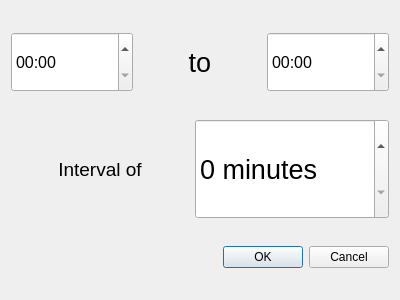
<?xml version="1.0" encoding="UTF-8"?>
<ui version="4.0">
 <class>NewSchedule</class>
 <widget class="QDialog" name="NewSchedule">
  <property name="geometry">
   <rect>
    <x>0</x>
    <y>0</y>
    <width>400</width>
    <height>300</height>
   </rect>
  </property>
  <property name="windowTitle">
   <string>Dialog</string>
  </property>
  <layout class="QVBoxLayout" name="verticalLayout">
   <item>
    <layout class="QHBoxLayout" name="horizontalLayout">
     <item>
      <widget class="QTimeEdit" name="fromTimeEdit">
       <property name="minimumSize">
        <size>
         <width>100</width>
         <height>60</height>
        </size>
       </property>
       <property name="font">
        <font>
         <pointsize>12</pointsize>
        </font>
       </property>
       <property name="displayFormat">
        <string>hh:mm</string>
       </property>
      </widget>
     </item>
     <item>
      <widget class="QLabel" name="label">
       <property name="font">
        <font>
         <pointsize>20</pointsize>
        </font>
       </property>
       <property name="text">
        <string>to</string>
       </property>
       <property name="alignment">
        <set>Qt::AlignCenter</set>
       </property>
      </widget>
     </item>
     <item>
      <widget class="QTimeEdit" name="toTimeEdit">
       <property name="minimumSize">
        <size>
         <width>100</width>
         <height>60</height>
        </size>
       </property>
       <property name="font">
        <font>
         <pointsize>12</pointsize>
        </font>
       </property>
       <property name="displayFormat">
        <string>hh:mm</string>
       </property>
       <property name="time">
        <time>
         <hour>0</hour>
         <minute>0</minute>
         <second>0</second>
        </time>
       </property>
      </widget>
     </item>
    </layout>
   </item>
   <item>
    <layout class="QHBoxLayout" name="horizontalLayout_2">
     <item>
      <widget class="QLabel" name="label_2">
       <property name="font">
        <font>
         <pointsize>14</pointsize>
        </font>
       </property>
       <property name="text">
        <string>Interval of</string>
       </property>
       <property name="alignment">
        <set>Qt::AlignCenter</set>
       </property>
      </widget>
     </item>
     <item>
      <widget class="QSpinBox" name="intervalSpinBox">
       <property name="minimumSize">
        <size>
         <width>75</width>
         <height>100</height>
        </size>
       </property>
       <property name="font">
        <font>
         <pointsize>20</pointsize>
        </font>
       </property>
       <property name="suffix">
        <string> minutes</string>
       </property>
       <property name="maximum">
        <number>1440</number>
       </property>
       <property name="singleStep">
        <number>15</number>
       </property>
      </widget>
     </item>
    </layout>
   </item>
   <item>
    <widget class="QDialogButtonBox" name="buttonBox">
     <property name="orientation">
      <enum>Qt::Horizontal</enum>
     </property>
     <property name="standardButtons">
      <set>QDialogButtonBox::Cancel|QDialogButtonBox::Ok</set>
     </property>
    </widget>
   </item>
  </layout>
 </widget>
 <resources/>
 <connections>
  <connection>
   <sender>buttonBox</sender>
   <signal>accepted()</signal>
   <receiver>NewSchedule</receiver>
   <slot>accept()</slot>
   <hints>
    <hint type="sourcelabel">
     <x>248</x>
     <y>254</y>
    </hint>
    <hint type="destinationlabel">
     <x>157</x>
     <y>274</y>
    </hint>
   </hints>
  </connection>
  <connection>
   <sender>buttonBox</sender>
   <signal>rejected()</signal>
   <receiver>NewSchedule</receiver>
   <slot>reject()</slot>
   <hints>
    <hint type="sourcelabel">
     <x>316</x>
     <y>260</y>
    </hint>
    <hint type="destinationlabel">
     <x>286</x>
     <y>274</y>
    </hint>
   </hints>
  </connection>
 </connections>
</ui>
